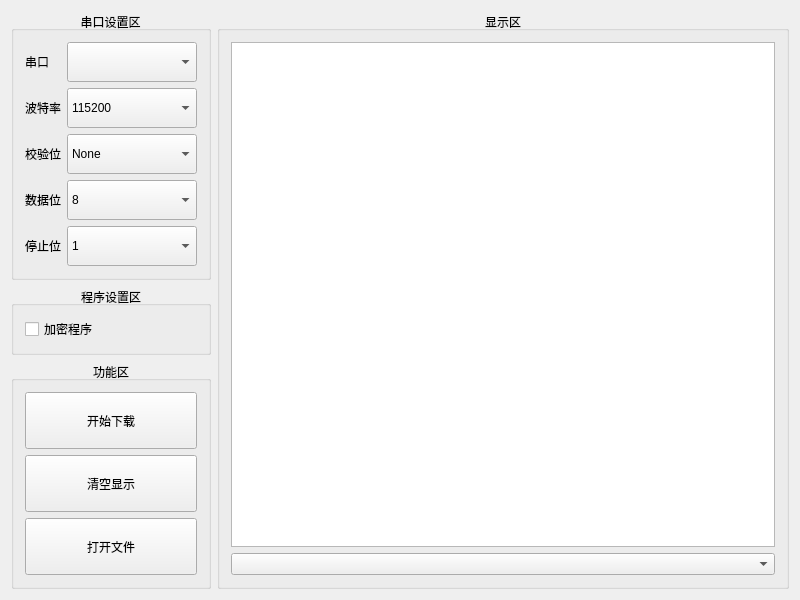
<?xml version="1.0" encoding="UTF-8"?>
<ui version="4.0">
 <class>CWinFlash</class>
 <widget class="QWidget" name="CWinFlash">
  <property name="geometry">
   <rect>
    <x>0</x>
    <y>0</y>
    <width>800</width>
    <height>600</height>
   </rect>
  </property>
  <property name="acceptDrops">
   <bool>true</bool>
  </property>
  <property name="windowTitle">
   <string>青岛艾普智能仪器串口下载工具V0.6</string>
  </property>
  <layout class="QHBoxLayout" name="horizontalLayout">
   <item>
    <widget class="QWidget" name="widget_7" native="true">
     <property name="maximumSize">
      <size>
       <width>200</width>
       <height>16777215</height>
      </size>
     </property>
     <layout class="QVBoxLayout" name="verticalLayout_4">
      <property name="leftMargin">
       <number>0</number>
      </property>
      <property name="topMargin">
       <number>0</number>
      </property>
      <property name="rightMargin">
       <number>0</number>
      </property>
      <property name="bottomMargin">
       <number>0</number>
      </property>
      <item>
       <widget class="QGroupBox" name="groupBox_2">
        <property name="title">
         <string>串口设置区</string>
        </property>
        <property name="alignment">
         <set>Qt::AlignCenter</set>
        </property>
        <layout class="QHBoxLayout" name="horizontalLayout_3">
         <item>
          <widget class="QWidget" name="widget" native="true">
           <layout class="QGridLayout" name="gridLayout">
            <property name="leftMargin">
             <number>0</number>
            </property>
            <property name="topMargin">
             <number>0</number>
            </property>
            <property name="rightMargin">
             <number>0</number>
            </property>
            <property name="bottomMargin">
             <number>0</number>
            </property>
            <item row="0" column="0">
             <widget class="QLabel" name="label">
              <property name="minimumSize">
               <size>
                <width>0</width>
                <height>40</height>
               </size>
              </property>
              <property name="text">
               <string>串口</string>
              </property>
             </widget>
            </item>
            <item row="0" column="1">
             <widget class="QComboBox" name="Box1">
              <property name="sizePolicy">
               <sizepolicy hsizetype="Expanding" vsizetype="Expanding">
                <horstretch>0</horstretch>
                <verstretch>0</verstretch>
               </sizepolicy>
              </property>
             </widget>
            </item>
            <item row="1" column="0">
             <widget class="QLabel" name="label_2">
              <property name="minimumSize">
               <size>
                <width>0</width>
                <height>40</height>
               </size>
              </property>
              <property name="text">
               <string>波特率</string>
              </property>
             </widget>
            </item>
            <item row="1" column="1">
             <widget class="QComboBox" name="Box2">
              <property name="sizePolicy">
               <sizepolicy hsizetype="Expanding" vsizetype="Expanding">
                <horstretch>0</horstretch>
                <verstretch>0</verstretch>
               </sizepolicy>
              </property>
              <item>
               <property name="text">
                <string>115200</string>
               </property>
              </item>
             </widget>
            </item>
            <item row="2" column="0">
             <widget class="QLabel" name="label_3">
              <property name="minimumSize">
               <size>
                <width>0</width>
                <height>40</height>
               </size>
              </property>
              <property name="text">
               <string>校验位</string>
              </property>
             </widget>
            </item>
            <item row="2" column="1">
             <widget class="QComboBox" name="Box3">
              <property name="sizePolicy">
               <sizepolicy hsizetype="Expanding" vsizetype="Expanding">
                <horstretch>0</horstretch>
                <verstretch>0</verstretch>
               </sizepolicy>
              </property>
              <item>
               <property name="text">
                <string>None</string>
               </property>
              </item>
             </widget>
            </item>
            <item row="3" column="0">
             <widget class="QLabel" name="label_4">
              <property name="minimumSize">
               <size>
                <width>0</width>
                <height>40</height>
               </size>
              </property>
              <property name="text">
               <string>数据位</string>
              </property>
             </widget>
            </item>
            <item row="3" column="1">
             <widget class="QComboBox" name="Box4">
              <property name="sizePolicy">
               <sizepolicy hsizetype="Expanding" vsizetype="Expanding">
                <horstretch>0</horstretch>
                <verstretch>0</verstretch>
               </sizepolicy>
              </property>
              <item>
               <property name="text">
                <string>8</string>
               </property>
              </item>
             </widget>
            </item>
            <item row="4" column="0">
             <widget class="QLabel" name="label_5">
              <property name="minimumSize">
               <size>
                <width>0</width>
                <height>40</height>
               </size>
              </property>
              <property name="text">
               <string>停止位</string>
              </property>
             </widget>
            </item>
            <item row="4" column="1">
             <widget class="QComboBox" name="Box5">
              <property name="sizePolicy">
               <sizepolicy hsizetype="Expanding" vsizetype="Expanding">
                <horstretch>0</horstretch>
                <verstretch>0</verstretch>
               </sizepolicy>
              </property>
              <item>
               <property name="text">
                <string>1</string>
               </property>
              </item>
             </widget>
            </item>
           </layout>
          </widget>
         </item>
        </layout>
       </widget>
      </item>
      <item>
       <widget class="QGroupBox" name="groupBox_4">
        <property name="title">
         <string>程序设置区</string>
        </property>
        <property name="alignment">
         <set>Qt::AlignCenter</set>
        </property>
        <layout class="QVBoxLayout" name="verticalLayout_2">
         <item>
          <widget class="QCheckBox" name="Box6">
           <property name="text">
            <string>加密程序</string>
           </property>
          </widget>
         </item>
        </layout>
       </widget>
      </item>
      <item>
       <widget class="QGroupBox" name="groupBox_3">
        <property name="title">
         <string>功能区</string>
        </property>
        <property name="alignment">
         <set>Qt::AlignCenter</set>
        </property>
        <layout class="QVBoxLayout" name="verticalLayout_3">
         <item>
          <widget class="QPushButton" name="KeyOpen">
           <property name="sizePolicy">
            <sizepolicy hsizetype="Minimum" vsizetype="Expanding">
             <horstretch>0</horstretch>
             <verstretch>0</verstretch>
            </sizepolicy>
           </property>
           <property name="text">
            <string>开始下载</string>
           </property>
          </widget>
         </item>
         <item>
          <widget class="QPushButton" name="KeyClear">
           <property name="sizePolicy">
            <sizepolicy hsizetype="Minimum" vsizetype="Expanding">
             <horstretch>0</horstretch>
             <verstretch>0</verstretch>
            </sizepolicy>
           </property>
           <property name="text">
            <string>清空显示</string>
           </property>
          </widget>
         </item>
         <item>
          <widget class="QPushButton" name="KeyFile">
           <property name="sizePolicy">
            <sizepolicy hsizetype="Minimum" vsizetype="Expanding">
             <horstretch>0</horstretch>
             <verstretch>0</verstretch>
            </sizepolicy>
           </property>
           <property name="text">
            <string>打开文件</string>
           </property>
          </widget>
         </item>
        </layout>
       </widget>
      </item>
     </layout>
    </widget>
   </item>
   <item>
    <widget class="QGroupBox" name="groupBox">
     <property name="title">
      <string>显示区</string>
     </property>
     <property name="alignment">
      <set>Qt::AlignCenter</set>
     </property>
     <layout class="QVBoxLayout" name="verticalLayout">
      <item>
       <widget class="QTextBrowser" name="textBrowser"/>
      </item>
      <item>
       <widget class="QComboBox" name="comboBox">
        <property name="sizePolicy">
         <sizepolicy hsizetype="Expanding" vsizetype="Fixed">
          <horstretch>0</horstretch>
          <verstretch>0</verstretch>
         </sizepolicy>
        </property>
       </widget>
      </item>
     </layout>
    </widget>
   </item>
  </layout>
 </widget>
 <layoutdefault spacing="6" margin="11"/>
 <resources/>
 <connections/>
</ui>
